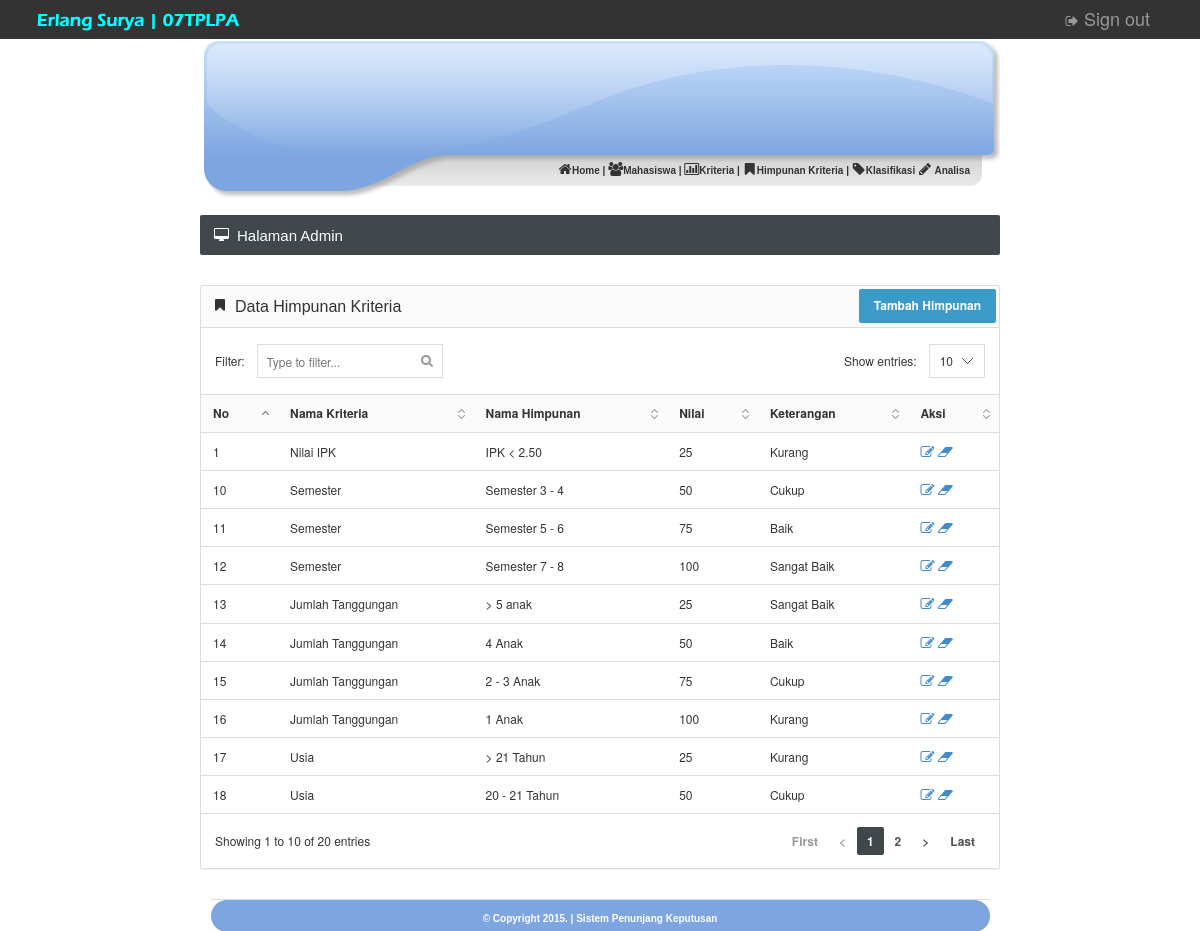
Screenshot of /admin/himpunan.php (signed in) with the database file from the repository.
### tables this page shows
CREATE TABLE IF NOT EXISTS `himpunan` (
`id_himpunan` int(5) NOT NULL,
  `id_kriteria` int(5) NOT NULL,
  `namahimpunan` varchar(100) NOT NULL,
  `nilai` varchar(100) NOT NULL,
  `keterangan` varchar(100) NOT NULL
);

CREATE TABLE IF NOT EXISTS `kriteria` (
`id_kriteria` int(5) NOT NULL,
  `namakriteria` varchar(100) NOT NULL,
  `atribut` varchar(100) NOT NULL
);

### admin/himpunan.php (the view)
<?php
include "head.php";
?>
			<?php include "menu.php"; ?>
			</div>
		<br />
		<div id="content">
			<div class="page-title">
				<h5><i class="fa fa-desktop"></i> Halaman Admin</h5>
			</div>
			<div class="panel panel-default">
				<div class="panel-heading" align="right"><h6 class="panel-title"><i class="fa fa-bookmark"></i> Data Himpunan Kriteria</h6>
				<a href="himpunan_tambah.php"><input type="submit" value="Tambah Himpunan" class="btn btn-info"></a>
				</div>
				<div class="datatable">
					<table class="table table-hover">
						<thead>
							<tr>
								<th>No</th>
								<th>Nama Kriteria</th>
								<th>Nama Himpunan</th>
								<th>Nilai</th>
								<th>Keterangan</th>
								<th>Aksi</th>
							</tr>
						</thead>
						<tbody>
						<?php
						$nomor = 0;
						$hasil = mysql_query("SELECT * FROM himpunan, kriteria where himpunan.id_kriteria=kriteria.id_kriteria order by himpunan.id_himpunan asc");
						while ($dataku = mysql_fetch_array($hasil)) {
						?>
							<tr>
								<td><?php echo $nomor=$nomor+1;?></td>
								<td><?php echo $dataku['namakriteria']; ?></td>
								<td><?php echo $dataku['namahimpunan']; ?></td>
								<td><?php echo $dataku['nilai']; ?></td>
								<td><?php echo $dataku['keterangan']; ?></td>
								<td>
									<a href="himpunan_edit.php?id_himpunan=<?php echo $dataku['id_himpunan']; ?>">
									<i class='fa fa-edit'></i>
									</a>
									<a href="himpunan_hapus.php?id_himpunan=<?php echo $dataku['id_himpunan']; ?>">
									<i class='fa fa-eraser'></i>
									</a>
								</td>
							</tr>
						<?php }	?>
						</tbody>
					</table>
				</div>
			</div>
<?php include "footer.php" ?>

### images/style.css (style rules this page uses)
body { margin-top: 0px; margin-left: 0px; margin-right: 0px; margin-bottom: 0px; }
#content { width: 800px; }

### css/styles.css (style rules this page uses)
@media (min-width: 768px) { a, .btn, .caret, .close, .sidebar, .select2-choice abbr, .select2-highlighted, .ui-slider-range, .ui-datepicker-trigger, .ui-timepicker-list li, .checker span:after, .checker span, .navbar-toggle, .thumb-options, .select2-arrow b, .thumb-zoom img, .fc-button, .page-content { -webkit-transition: all 0.15s ease-in-out; -moz-transition: all 0.15s ease-in-out; -o-transition: all 0.15s ease-in-out; transition: all 0.15s ease-in-out; } }
.fa { position: relative; font-size: 14px; min-width: 14px; text-align: center; }
h1, h2, h3, h4, h5, h6, .navigation > li > a, .stats li span { font-family: 'Cuprum', sans-serif; font-weight: normal; }
.page-title { color: #fff; background-color: #40484C; -moz-box-shadow: 0 1px 0 #fff; -webkit-box-shadow: 0 1px 0 #FFF; box-shadow: 0 1px 0 #FFF; border-radius: 2px; margin-bottom: 30px; }
.page-title:after { content: ""; display: table; clear: both; }
.page-title h5 { margin: 0; float: left; display: block; font-size: 15px; padding: 13px 14px 12px 14px; line-height: 1; }
.dataTable { border-collapse: collapse; border-top: 1px solid #ddd; border-bottom: 1px solid #ddd; }
.dataTable thead th { background-color: #fafafa; cursor: pointer; }
.sorting { background: url('../images/interface/tables/sort_both.png') no-repeat 100%; padding-right: 24px!important; }
.sorting_asc { background: url('../images/interface/tables/sort_asc.png') no-repeat 100%; padding-right: 24px!important; }

### rows the page displays
himpunan: id_kriteria.namakriteria "Nilai IPK", namahimpunan "IPK < 2.50", nilai "25", keterangan "Kurang"
himpunan: nomor "10", id_kriteria.namakriteria "Semester", namahimpunan "Semester 3 - 4", nilai "50", keterangan "Cukup"
himpunan: nomor "11", id_kriteria.namakriteria "Semester", namahimpunan "Semester 5 - 6", nilai "75", keterangan "Baik"
himpunan: nomor "12", id_kriteria.namakriteria "Semester", namahimpunan "Semester 7 - 8", nilai "100", keterangan "Sangat Baik"
himpunan: nomor "13", id_kriteria.namakriteria "Jumlah Tanggungan", namahimpunan "> 5 anak", nilai "25", keterangan "Sangat Baik"
himpunan: nomor "14", id_kriteria.namakriteria "Jumlah Tanggungan", namahimpunan "4 Anak", nilai "50", keterangan "Baik"
himpunan: nomor "15", id_kriteria.namakriteria "Jumlah Tanggungan", namahimpunan "2 - 3 Anak", nilai "75", keterangan "Cukup"
himpunan: nomor "16", id_kriteria.namakriteria "Jumlah Tanggungan", namahimpunan "1 Anak", nilai "100", keterangan "Kurang"
himpunan: nomor "17", id_kriteria.namakriteria "Usia", namahimpunan "> 21 Tahun", nilai "25", keterangan "Kurang"
himpunan: nomor "18", id_kriteria.namakriteria "Usia", namahimpunan "20 - 21 Tahun", nilai "50", keterangan "Cukup"
